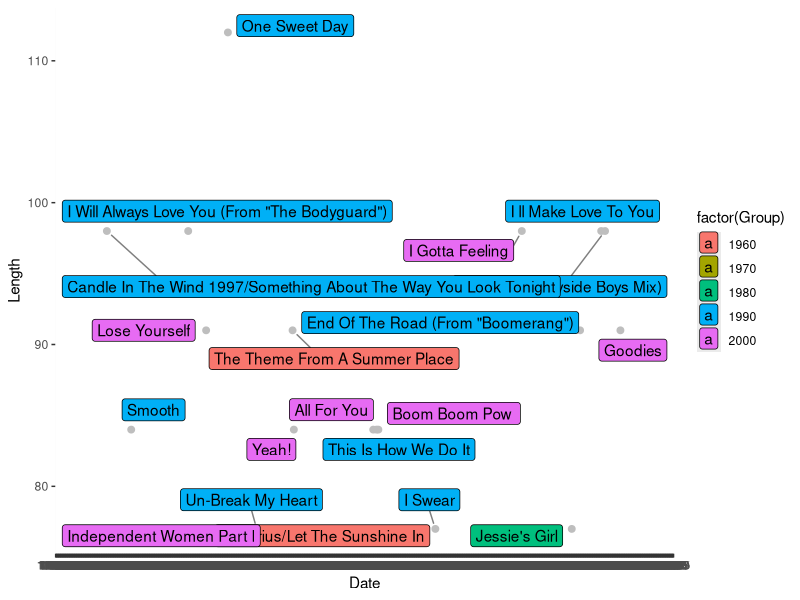
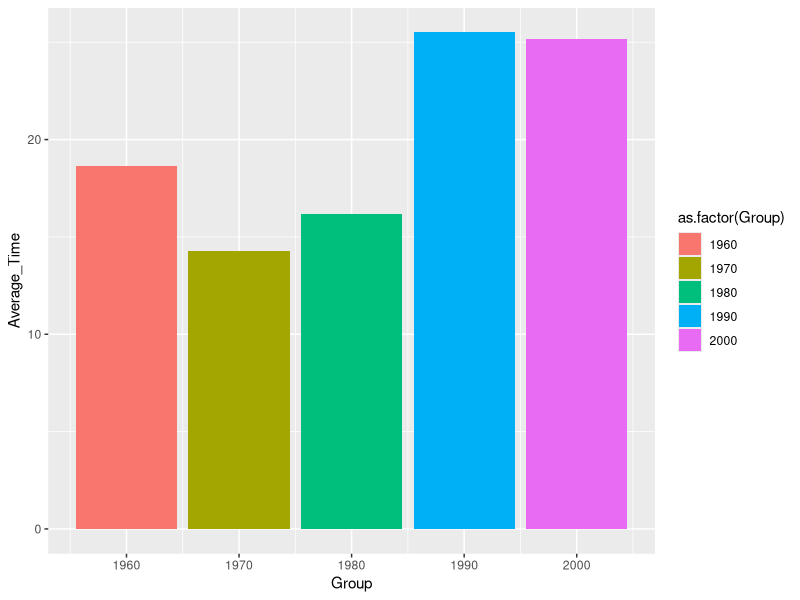
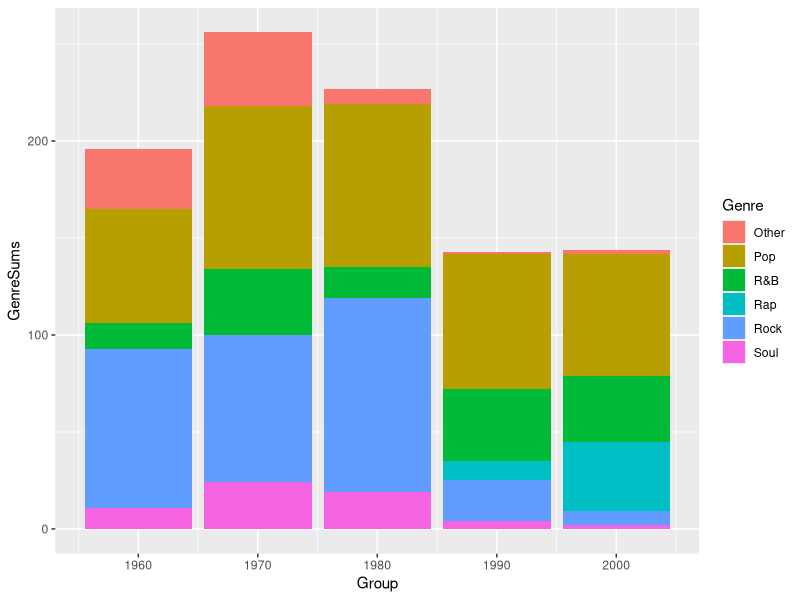
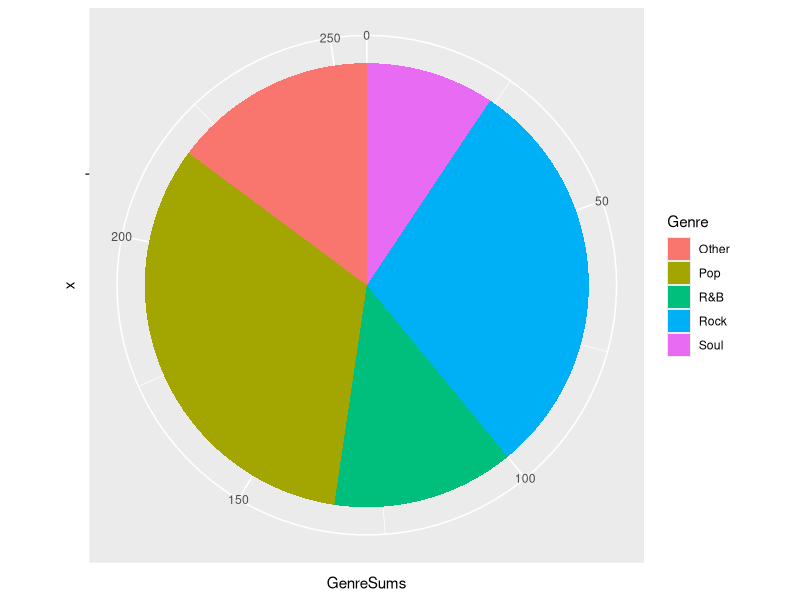
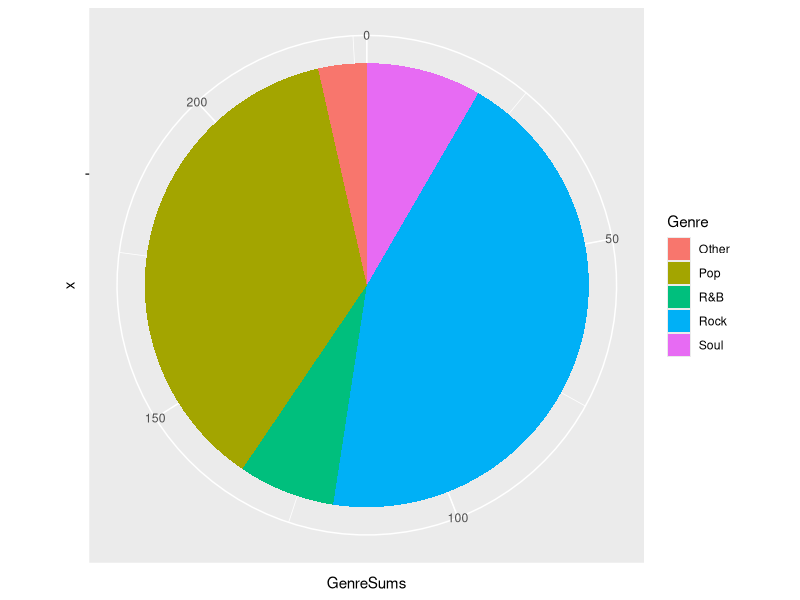
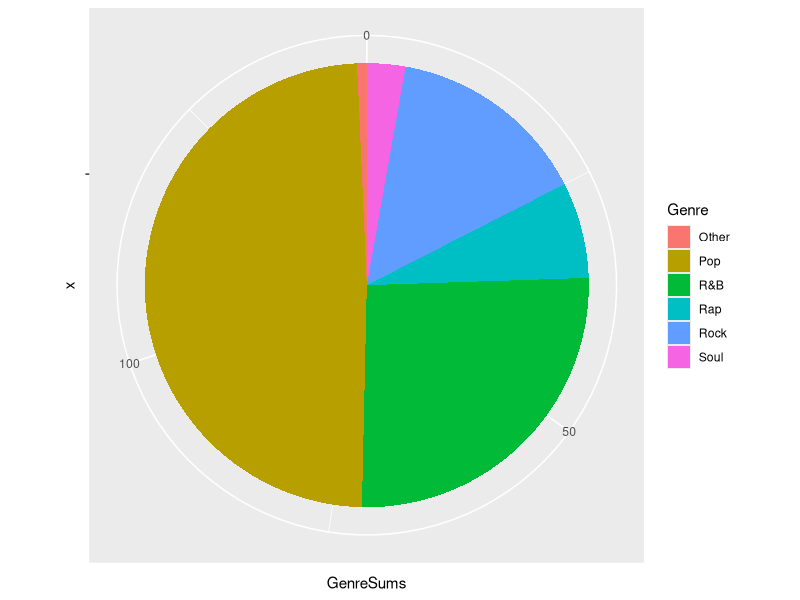
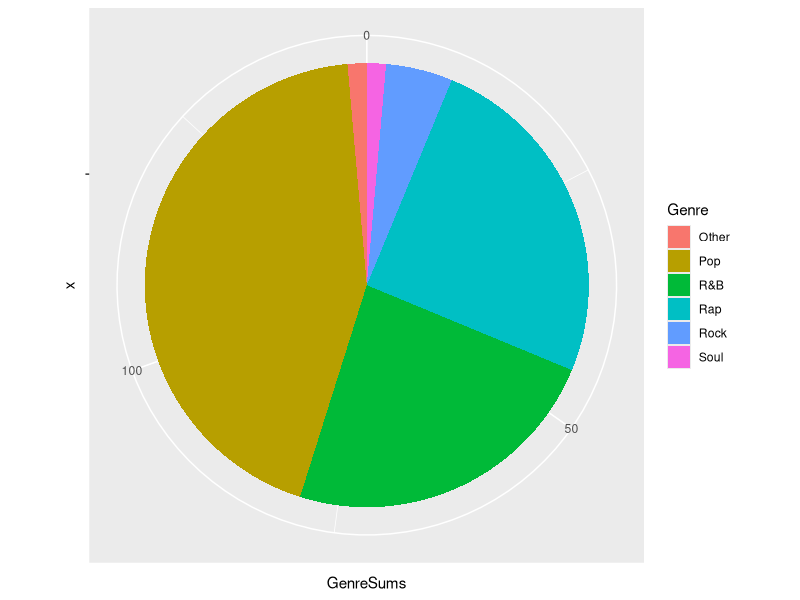

Recreate these plots in R, in order.
library(readxl)
library(plyr)
library(dplyr)
library(ggrepel)
library(car)

setwd("/Users/mayanks/Desktop/Project 2")





#NewStart
FinalScrape <- read.csv("FinalScrape2.csv", header = TRUE)

#correlation

cor(FinalScrape$Length, FinalScrape$Group)
#.1891968 
#Higher decades positively correlate with longer times at the top of charts

t.test(FinalScrape$Length[FinalScrape$Group == "1960"],
       FinalScrape$Length[FinalScrape$Group == "2000"],
       alternative = "two.sided")
#Average length of chart topper in 60s was 19 days, 25 days in 2000s. 95% confidence interval of -10.67 to -2.39


t.test(FinalScrape$Length[FinalScrape$Group == "1960"],
       FinalScrape$Length[FinalScrape$Group == "1990"],
       alternative = "two.sided")
#Average length of chart topper in 60s was 19 days, 26 days in 1990s. 95% confidence interval of -11 to -2.5
var.test(FinalScrape$Length[FinalScrape$Group == "1960"], FinalScrape$Length[FinalScrape$Group == "2000"], alternative = "greater")


bartlett.test(FinalScrape$Length ~ FinalScrape$Group)
#We can conclusively say that the length of time at the top of the charts is affected by the decade


summary(aov(Length ~ Group, data = FinalScrape))
#we have evidence to conclude that decade did afffect length of time as chart topper

###Chart 1
ggplot(FinalScrape, aes(Date, Length, label=Song)) + geom_point(aes(Date, Length), size = 2, color = 'grey') + geom_label_repel(aes(Date, Length, fill = factor(Group), label = Song), fontface='plain', box.padding = unit(.35, "lines"), point.padding = unit(0.5, "lines"), segment.color = 'grey50') + ylim(77, 112)


AverageTime <- FinalScrape %>% group_by(Group) %>% summarise(Average_Time = mean(Length))

###Chart 2
ggplot(AverageTime, aes(Group, Average_Time, fill = as.factor(Group))) + geom_bar(stat = "identity")


GenreSummary <- FinalScrape %>% group_by(Group, Genre) %>% summarise(GenreSums = length(Genre))

Sixties <- GenreSummary[GenreSummary$Group == "1960", ]
Seventies <- GenreSummary[GenreSummary$Group == "1970", ]
Eighties <- GenreSummary[GenreSummary$Group == "1980", ]
Ninties <- GenreSummary[GenreSummary$Group == "1990", ]
TwoThousands <- GenreSummary[GenreSummary$Group == "2000", ]

#Chart 3
ggplot(GenreSummary, aes(x = Group, y = GenreSums, fill = Genre)) + geom_bar(stat = "identity")



ggplot(Seventies, aes(x = "", y = GenreSums, fill = Genre)) + geom_bar(stat = "identity") + coord_polar("y", start = 0)
ggplot(Eighties, aes(x = "", y = GenreSums, fill = Genre)) + geom_bar(stat = "identity") + coord_polar("y", start = 0)
ggplot(Ninties, aes(x = "", y = GenreSums, fill = Genre)) + geom_bar(stat = "identity") + coord_polar("y", start = 0)
ggplot(TwoThousands, aes(x = "", y = GenreSums, fill = Genre)) + geom_bar(stat = "identity") + coord_polar("y", start = 0)




